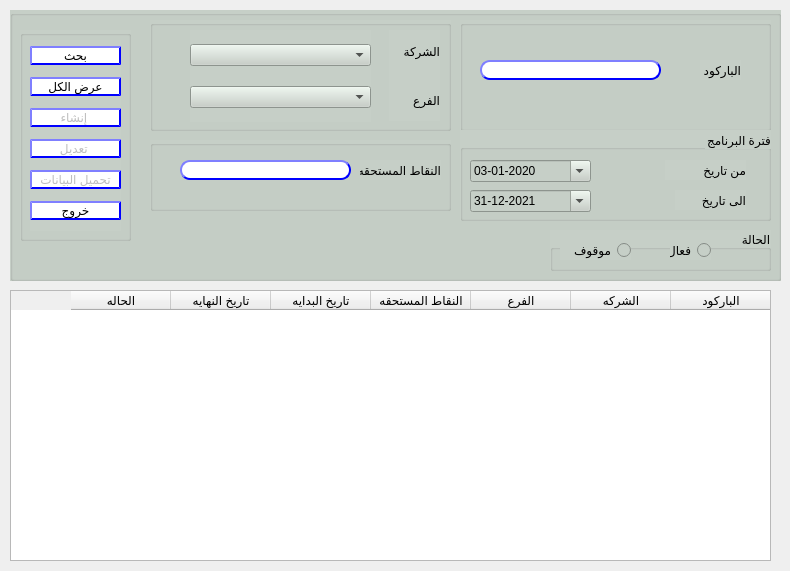
<?xml version="1.0" encoding="UTF-8"?>
<ui version="4.0">
 <class>Dialog</class>
 <widget class="QDialog" name="Dialog">
  <property name="geometry">
   <rect>
    <x>0</x>
    <y>0</y>
    <width>790</width>
    <height>571</height>
   </rect>
  </property>
  <property name="windowTitle">
   <string>أصناف الهدايا</string>
  </property>
  <widget class="QTableWidget" name="Qtable_redeem">
   <property name="geometry">
    <rect>
     <x>10</x>
     <y>290</y>
     <width>761</width>
     <height>271</height>
    </rect>
   </property>
   <property name="layoutDirection">
    <enum>Qt::RightToLeft</enum>
   </property>
   <column>
    <property name="text">
     <string>الباركود</string>
    </property>
   </column>
   <column>
    <property name="text">
     <string>الشركه</string>
    </property>
   </column>
   <column>
    <property name="text">
     <string>الفرع</string>
    </property>
   </column>
   <column>
    <property name="text">
     <string>النقاط المستحقه</string>
    </property>
   </column>
   <column>
    <property name="text">
     <string>تاريخ البدايه</string>
    </property>
   </column>
   <column>
    <property name="text">
     <string>تاريخ النهايه</string>
    </property>
   </column>
   <column>
    <property name="text">
     <string>الحاله</string>
    </property>
   </column>
  </widget>
  <widget class="QGroupBox" name="groupBox">
   <property name="geometry">
    <rect>
     <x>10</x>
     <y>10</y>
     <width>771</width>
     <height>271</height>
    </rect>
   </property>
   <property name="font">
    <font>
     <pointsize>10</pointsize>
     <weight>50</weight>
     <bold>false</bold>
    </font>
   </property>
   <property name="layoutDirection">
    <enum>Qt::LeftToRight</enum>
   </property>
   <property name="styleSheet">
    <string notr="true">
background-color: rgb(198, 207, 199);</string>
   </property>
   <property name="title">
    <string/>
   </property>
   <widget class="QGroupBox" name="groupBox_3">
    <property name="geometry">
     <rect>
      <x>140</x>
      <y>10</y>
      <width>301</width>
      <height>111</height>
     </rect>
    </property>
    <property name="title">
     <string/>
    </property>
    <widget class="QWidget" name="layoutWidget">
     <property name="geometry">
      <rect>
       <x>40</x>
       <y>10</y>
       <width>181</width>
       <height>92</height>
      </rect>
     </property>
     <layout class="QVBoxLayout" name="verticalLayout_3">
      <item>
       <widget class="QComboBox" name="CMB_company"/>
      </item>
      <item>
       <widget class="QComboBox" name="CMB_branch"/>
      </item>
     </layout>
    </widget>
    <widget class="QWidget" name="layoutWidget_2">
     <property name="geometry">
      <rect>
       <x>239</x>
       <y>10</y>
       <width>51</width>
       <height>91</height>
      </rect>
     </property>
     <layout class="QVBoxLayout" name="verticalLayout_2">
      <item>
       <widget class="QLabel" name="label_4">
        <property name="text">
         <string>الشركة</string>
        </property>
       </widget>
      </item>
      <item>
       <widget class="QLabel" name="label_11">
        <property name="text">
         <string>الفرع</string>
        </property>
       </widget>
      </item>
     </layout>
    </widget>
   </widget>
   <widget class="QGroupBox" name="groupBox_4">
    <property name="geometry">
     <rect>
      <x>450</x>
      <y>10</y>
      <width>311</width>
      <height>111</height>
     </rect>
    </property>
    <property name="layoutDirection">
     <enum>Qt::RightToLeft</enum>
    </property>
    <property name="title">
     <string/>
    </property>
    <widget class="QLabel" name="label_14">
     <property name="geometry">
      <rect>
       <x>240</x>
       <y>40</y>
       <width>41</width>
       <height>20</height>
      </rect>
     </property>
     <property name="text">
      <string>الباركود</string>
     </property>
    </widget>
    <widget class="QLineEdit" name="Qline_barcode">
     <property name="geometry">
      <rect>
       <x>20</x>
       <y>40</y>
       <width>181</width>
       <height>20</height>
      </rect>
     </property>
     <property name="styleSheet">
      <string notr="true">QLineEdit{
                                        background-color: white;
                                        border-style: outset;
                                        border-width: 2px;
                                        border-radius: 10px;
                                        border-color: blue;
                                        min-width: 6em;
                                        }
                                        QLineEdit:hover {
                                        background: qradialgradient(
                                        cx: 0.3, cy: -0.4, fx: 0.3, fy: -0.4,
                                        radius: 1.35, stop: 0 #fff, stop: 1 #bbb
                                        );
                                        }
                                       QLineEdit:pressed {
                                        border-style: inset;
                                        background: qradialgradient(
                                        cx: 0.4, cy: -0.1, fx: 0.4, fy: -0.1,
                                        radius: 1.35, stop: 0 #fff, stop: 1 #ddd
                                        );
                                        }
                                    </string>
     </property>
     <property name="text">
      <string/>
     </property>
    </widget>
   </widget>
   <widget class="QGroupBox" name="groupBox_2">
    <property name="geometry">
     <rect>
      <x>450</x>
      <y>120</y>
      <width>311</width>
      <height>91</height>
     </rect>
    </property>
    <property name="layoutDirection">
     <enum>Qt::RightToLeft</enum>
    </property>
    <property name="title">
     <string>فترة البرنامج</string>
    </property>
    <widget class="QWidget" name="layoutWidget_3">
     <property name="geometry">
      <rect>
       <x>10</x>
       <y>30</y>
       <width>121</width>
       <height>22</height>
      </rect>
     </property>
     <layout class="QHBoxLayout" name="horizontalLayout">
      <item>
       <widget class="QDateEdit" name="Qdate_from">
        <property name="layoutDirection">
         <enum>Qt::LeftToRight</enum>
        </property>
        <property name="displayFormat">
         <string>dd-MM-yyyy</string>
        </property>
        <property name="calendarPopup">
         <bool>true</bool>
        </property>
        <property name="date">
         <date>
          <year>2020</year>
          <month>1</month>
          <day>3</day>
         </date>
        </property>
       </widget>
      </item>
     </layout>
    </widget>
    <widget class="QLabel" name="label_9">
     <property name="geometry">
      <rect>
       <x>205</x>
       <y>30</y>
       <width>81</width>
       <height>20</height>
      </rect>
     </property>
     <property name="text">
      <string>من تاريخ</string>
     </property>
    </widget>
    <widget class="QLabel" name="label_10">
     <property name="geometry">
      <rect>
       <x>215</x>
       <y>60</y>
       <width>71</width>
       <height>20</height>
      </rect>
     </property>
     <property name="text">
      <string>الى تاريخ</string>
     </property>
    </widget>
    <widget class="QWidget" name="layoutWidget_4">
     <property name="geometry">
      <rect>
       <x>10</x>
       <y>60</y>
       <width>121</width>
       <height>22</height>
      </rect>
     </property>
     <layout class="QHBoxLayout" name="horizontalLayout_2">
      <item>
       <widget class="QDateEdit" name="Qdate_to">
        <property name="layoutDirection">
         <enum>Qt::LeftToRight</enum>
        </property>
        <property name="autoFillBackground">
         <bool>false</bool>
        </property>
        <property name="dateTime">
         <datetime>
          <hour>0</hour>
          <minute>0</minute>
          <second>0</second>
          <year>2021</year>
          <month>12</month>
          <day>31</day>
         </datetime>
        </property>
        <property name="displayFormat">
         <string>dd-MM-yyyy</string>
        </property>
        <property name="calendarPopup">
         <bool>true</bool>
        </property>
        <property name="date">
         <date>
          <year>2021</year>
          <month>12</month>
          <day>31</day>
         </date>
        </property>
       </widget>
      </item>
     </layout>
    </widget>
   </widget>
   <widget class="QGroupBox" name="groupBox_8">
    <property name="geometry">
     <rect>
      <x>10</x>
      <y>20</y>
      <width>111</width>
      <height>211</height>
     </rect>
    </property>
    <property name="title">
     <string/>
    </property>
    <widget class="QWidget" name="layoutWidget_5">
     <property name="geometry">
      <rect>
       <x>10</x>
       <y>10</y>
       <width>91</width>
       <height>191</height>
      </rect>
     </property>
     <layout class="QVBoxLayout" name="verticalLayout">
      <item>
       <widget class="QPushButton" name="Qbtn_search">
        <property name="enabled">
         <bool>true</bool>
        </property>
        <property name="styleSheet">
         <string notr="true">QPushButton{
                                        background-color: white;
                                        border-style: outset;
                                        border-width: 2px;
                                        border-radius: 10px;
                                        border-color: blue;
                                        min-width:6em;
                                       }
                                        QPushButton:hover {
                                        background: qradialgradient(
                                        cx: 0.3, cy: -0.4, fx: 0.3, fy: -0.4,
                                        radius: 1.35, stop: 0 #fff, stop: 1 #bbb
                                        );
                                        }
                                        QPushButton:pressed {
                                        border-style: inset;
                                        background: qradialgradient(
                                        cx: 0.4, cy: -0.1, fx: 0.4, fy: -0.1,
                                        radius: 1.35, stop: 0 #fff, stop: 1 #ddd
                                        );
                                        }
                                    
                                    </string>
        </property>
        <property name="text">
         <string>بحث</string>
        </property>
       </widget>
      </item>
      <item>
       <widget class="QPushButton" name="Qbtn_search_all">
        <property name="enabled">
         <bool>true</bool>
        </property>
        <property name="styleSheet">
         <string notr="true">QPushButton{
                                        background-color: white;
                                        border-style: outset;
                                        border-width: 2px;
                                        border-radius: 10px;
                                        border-color: blue;
                                        min-width:6em;
                                       }
                                        QPushButton:hover {
                                        background: qradialgradient(
                                        cx: 0.3, cy: -0.4, fx: 0.3, fy: -0.4,
                                        radius: 1.35, stop: 0 #fff, stop: 1 #bbb
                                        );
                                        }
                                        QPushButton:pressed {
                                        border-style: inset;
                                        background: qradialgradient(
                                        cx: 0.4, cy: -0.1, fx: 0.4, fy: -0.1,
                                        radius: 1.35, stop: 0 #fff, stop: 1 #ddd
                                        );
                                        }
                                    
                                    </string>
        </property>
        <property name="text">
         <string>عرض الكل</string>
        </property>
       </widget>
      </item>
      <item>
       <widget class="QPushButton" name="Qbtn_create">
        <property name="enabled">
         <bool>false</bool>
        </property>
        <property name="styleSheet">
         <string notr="true">QPushButton{
                                        background-color: white;
                                        border-style: outset;
                                        border-width: 2px;
                                        border-radius: 10px;
                                        border-color: blue;
                                        min-width:6em;
                                       }
                                        QPushButton:hover {
                                        background: qradialgradient(
                                        cx: 0.3, cy: -0.4, fx: 0.3, fy: -0.4,
                                        radius: 1.35, stop: 0 #fff, stop: 1 #bbb
                                        );
                                        }
                                        QPushButton:pressed {
                                        border-style: inset;
                                        background: qradialgradient(
                                        cx: 0.4, cy: -0.1, fx: 0.4, fy: -0.1,
                                        radius: 1.35, stop: 0 #fff, stop: 1 #ddd
                                        );
                                        }
                                    
                                    </string>
        </property>
        <property name="text">
         <string>إنشاء </string>
        </property>
       </widget>
      </item>
      <item>
       <widget class="QPushButton" name="Qbtn_modify">
        <property name="enabled">
         <bool>false</bool>
        </property>
        <property name="styleSheet">
         <string notr="true">QPushButton{
                                        background-color: white;
                                        border-style: outset;
                                        border-width: 2px;
                                        border-radius: 10px;
                                        border-color: blue;
                                        min-width:6em;
                                       }
                                        QPushButton:hover {
                                        background: qradialgradient(
                                        cx: 0.3, cy: -0.4, fx: 0.3, fy: -0.4,
                                        radius: 1.35, stop: 0 #fff, stop: 1 #bbb
                                        );
                                        }
                                        QPushButton:pressed {
                                        border-style: inset;
                                        background: qradialgradient(
                                        cx: 0.4, cy: -0.1, fx: 0.4, fy: -0.1,
                                        radius: 1.35, stop: 0 #fff, stop: 1 #ddd
                                        );
                                        }
                                    
                                    </string>
        </property>
        <property name="text">
         <string>تعديل </string>
        </property>
       </widget>
      </item>
      <item>
       <widget class="QPushButton" name="Qbtn_upload">
        <property name="enabled">
         <bool>false</bool>
        </property>
        <property name="styleSheet">
         <string notr="true">QPushButton{
                                        background-color: white;
                                        border-style: outset;
                                        border-width: 2px;
                                        border-radius: 10px;
                                        border-color: blue;
                                        min-width:6em;
                                       }
                                        QPushButton:hover {
                                        background: qradialgradient(
                                        cx: 0.3, cy: -0.4, fx: 0.3, fy: -0.4,
                                        radius: 1.35, stop: 0 #fff, stop: 1 #bbb
                                        );
                                        }
                                        QPushButton:pressed {
                                        border-style: inset;
                                        background: qradialgradient(
                                        cx: 0.4, cy: -0.1, fx: 0.4, fy: -0.1,
                                        radius: 1.35, stop: 0 #fff, stop: 1 #ddd
                                        );
                                        }
                                    
                                    </string>
        </property>
        <property name="text">
         <string>تحميل البيانات</string>
        </property>
       </widget>
      </item>
      <item>
       <widget class="QPushButton" name="Qbtn_exit">
        <property name="styleSheet">
         <string notr="true">QPushButton{
                                        background-color: white;
                                        border-style: outset;
                                        border-width: 2px;
                                        border-radius: 10px;
                                        border-color: blue;
                                        min-width:6em;
                                       }
                                        QPushButton:hover {
                                        background: qradialgradient(
                                        cx: 0.3, cy: -0.4, fx: 0.3, fy: -0.4,
                                        radius: 1.35, stop: 0 #fff, stop: 1 #bbb
                                        );
                                        }
                                        QPushButton:pressed {
                                        border-style: inset;
                                        background: qradialgradient(
                                        cx: 0.4, cy: -0.1, fx: 0.4, fy: -0.1,
                                        radius: 1.35, stop: 0 #fff, stop: 1 #ddd
                                        );
                                        }
                                    
                                    </string>
        </property>
        <property name="text">
         <string>خروج</string>
        </property>
       </widget>
      </item>
     </layout>
    </widget>
   </widget>
   <widget class="QGroupBox" name="groupBox_6">
    <property name="geometry">
     <rect>
      <x>540</x>
      <y>220</y>
      <width>221</width>
      <height>41</height>
     </rect>
    </property>
    <property name="layoutDirection">
     <enum>Qt::RightToLeft</enum>
    </property>
    <property name="title">
     <string>الحالة</string>
    </property>
    <widget class="QRadioButton" name="Qradio_active">
     <property name="geometry">
      <rect>
       <x>120</x>
       <y>10</y>
       <width>41</width>
       <height>20</height>
      </rect>
     </property>
     <property name="layoutDirection">
      <enum>Qt::RightToLeft</enum>
     </property>
     <property name="text">
      <string>فعال</string>
     </property>
    </widget>
    <widget class="QRadioButton" name="Qradio_inactive">
     <property name="geometry">
      <rect>
       <x>10</x>
       <y>10</y>
       <width>71</width>
       <height>20</height>
      </rect>
     </property>
     <property name="layoutDirection">
      <enum>Qt::RightToLeft</enum>
     </property>
     <property name="text">
      <string>موقوف</string>
     </property>
    </widget>
   </widget>
   <widget class="QGroupBox" name="groupBox_5">
    <property name="geometry">
     <rect>
      <x>140</x>
      <y>130</y>
      <width>301</width>
      <height>71</height>
     </rect>
    </property>
    <property name="title">
     <string/>
    </property>
    <widget class="QLabel" name="label_12">
     <property name="geometry">
      <rect>
       <x>210</x>
       <y>20</y>
       <width>81</width>
       <height>20</height>
      </rect>
     </property>
     <property name="text">
      <string>النقاط المستحقه</string>
     </property>
    </widget>
    <widget class="QLineEdit" name="Qline_points">
     <property name="geometry">
      <rect>
       <x>30</x>
       <y>20</y>
       <width>171</width>
       <height>20</height>
      </rect>
     </property>
     <property name="styleSheet">
      <string notr="true">QLineEdit{
                                        background-color: white;
                                        border-style: outset;
                                        border-width: 2px;
                                        border-radius: 10px;
                                        border-color: blue;
                                        min-width: 6em;
                                        }
                                        QLineEdit:hover {
                                        background: qradialgradient(
                                        cx: 0.3, cy: -0.4, fx: 0.3, fy: -0.4,
                                        radius: 1.35, stop: 0 #fff, stop: 1 #bbb
                                        );
                                        }
                                       QLineEdit:pressed {
                                        border-style: inset;
                                        background: qradialgradient(
                                        cx: 0.4, cy: -0.1, fx: 0.4, fy: -0.1,
                                        radius: 1.35, stop: 0 #fff, stop: 1 #ddd
                                        );
                                        }
                                    </string>
     </property>
     <property name="text">
      <string/>
     </property>
    </widget>
   </widget>
  </widget>
 </widget>
 <resources/>
 <connections/>
</ui>
